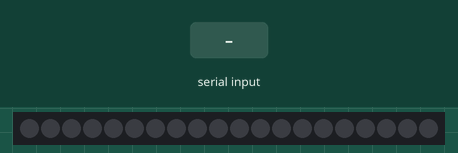
This sketch was run on a simulated Arduino Uno, built with avr-gcc and run on an emulated ATmega328P. On the bench: 20 RGB LEDs in strip order, left to right. Inputs (shaded band) come from the test bench. Dim RGB values are drawn brighter than linear; colours are those a GRB WS2812 strip shows for the declared byte order.

Above: at 1.2 s.
1.3 s: "<,>" received over the second serial link
2.8 s: "<90,45,200>" received over the second serial link
At 3.7 s:
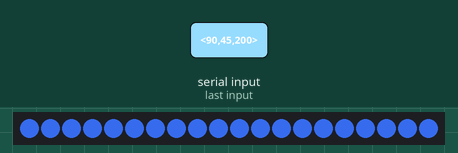
4.4 s: "<30,150,10>" received over the second serial link
At 4.8 s:
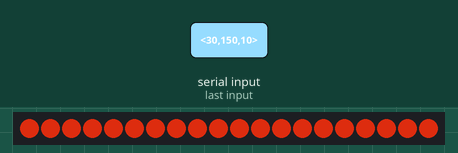
6.0 s: "<90,45>" received over the second serial link
At 6.9 s:
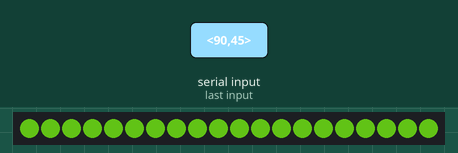
7.5 s: "<200>" received over the second serial link
9.0 s: "<1,90,45>" received over the second serial link
At 10.1 s:
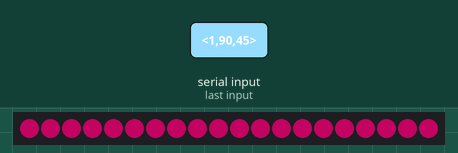
Timing chart, 0 to 11.5 s (numbered marks = the images above; inputs shaded):
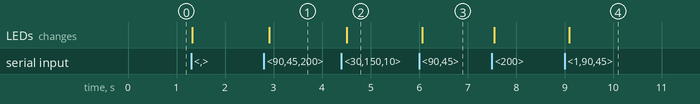

Measured:
- after the input at 2.8 s, the LEDs: change after 0.11 s (image 1)
- after the input at 4.4 s, the LEDs: change after 0.11 s (image 2)
- after the input at 6.0 s, the LEDs: change after 0.07 s (image 3)
- after the input at 9.0 s, the LEDs: change after 0.09 s (image 4)

The sketch:

BluetoothLedStrip.ino
```cpp
#include <SoftwareSerial.h>// import the serial library
#include <FastLED.h>

#define NUM_LEDS 20
#define DATA_PIN 3
#define BRIGHTNESS 255

CRGB leds[NUM_LEDS];


SoftwareSerial BT(8,9); // RX, TX
int ledpin=13; // led on D13 will show blink on / off
String BluetoothData; // the data given from Computer

char incomingData[12];
int incomingDataSize;
const char dataDelimiter = ',';

void fadeall() { for(int i = 0; i < NUM_LEDS; i++) { leds[i].nscale8(250); } }


void setup()
{
  Serial.begin(19200);
  // put your setup code here, to run once:
  BT.begin(9600);
  BT.println("Bluetooth On please press 1 or 0 blink LED ..");

  FastLED.addLeds<WS2812, DATA_PIN, RGB>(leds, NUM_LEDS);
}

void setLeds(String dataIn){
  Serial.println(dataIn);

  //Code adapted from: https://stackoverflow.com/questions/9072320/split-string-into-string-array
  int valuesFound = 0;
  int r = 0;
  int values[3];
  for (int i = 0; i < dataIn.length(); i++){
    if(dataIn.charAt(i) == ','){
      values[valuesFound] = dataIn.substring(r,i).toInt();
      r = i + 1;
      valuesFound++;
    }
  }

  for(int i = 0; i < 3; i++){
    Serial.println(values[i]);
  }

  for(int i = 0; i < NUM_LEDS; i++){
    leds[i] = CRGB((map(values[0], 0, 255, 0, BRIGHTNESS)),(map(values[1], 0, 255, 0, BRIGHTNESS)),(map(values[2], 0, 255, 0, BRIGHTNESS)));
  }

  FastLED.show();
  fadeall();

}

void changeLeds(char dataIn[]){
  int counter = 0;
  char colorValuesChar[3][255];
  int colorValuesInt[3];
  char * pch;
  pch = strtok(dataIn,",");
  while(pch != NULL){
    strncpy(colorValuesChar[counter], pch, sizeof(colorValuesChar[counter]));
    pch = strtok(NULL,",");
    counter++;
  }

  for(int i = 0; i<3; i++){
    colorValuesInt[i] = atoi(colorValuesChar[i]);
  }

  for(int i = 0; i < NUM_LEDS; i++){
    leds[i] = CRGB((map(colorValuesInt[0], 0, 255, 0, BRIGHTNESS)),(map(colorValuesInt[1], 0, 255, 0, BRIGHTNESS)),(map(colorValuesInt[2], 0, 255, 0, BRIGHTNESS)));
  }
  FastLED.show();
  fadeall();
}

void loop()
{
  if (BT.available())
  {
    char incomingChar = BT.read();

    // Check if this is the start of the incoming data.
    if(incomingChar == '<'){
      memset(incomingData, 0, sizeof(incomingData));
      incomingDataSize = 0;
    }
    // Check if it is the end of the data, if so, send the command to alter the LEDs.
    else if(incomingChar == '>'){
      changeLeds(incomingData);
    }
    // If neither of the conditions fit, then append the incoming data to the data string.
    else{
      incomingData[incomingDataSize] = incomingChar;
      incomingDataSize++;
    }
  }
delay(10);
}
```
